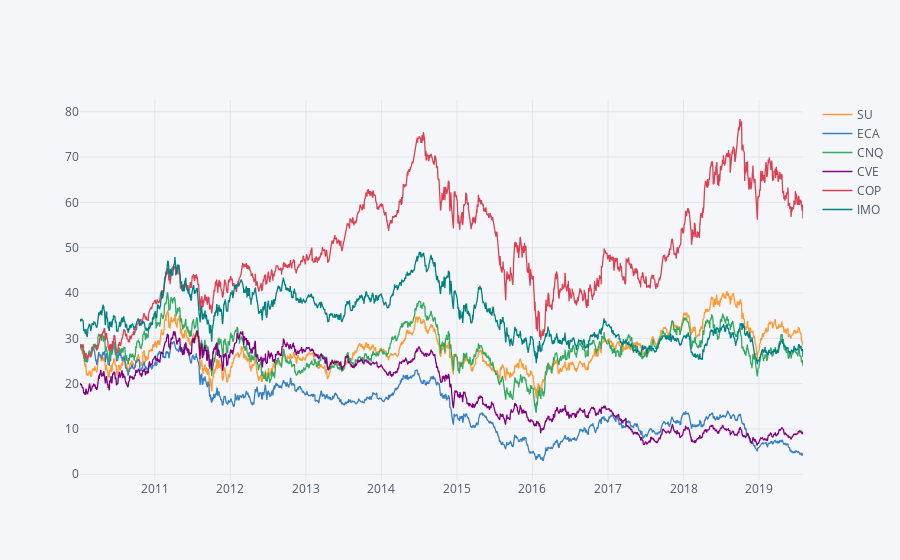

The notebook cell saved with this chart:
### Markdown cell above
## Visualizing stock prices vs. time using interactive data plotting(iplot). For all of the companies the price drop occured between mid 2014 and end of 2016.

### Code cell
cop.xs(key='Adj Close',axis=1,level='Stock').iplot()

### Figure 1 — Plotly figure (JSON) as saved in the notebook; plotly's stock layout.template omitted (floating-point values rounded to 4 significant figures; data arrays with more than 128 entries replaced by an {"elided": "..."} marker saying what was removed)
{"data": [{"line": {"color": "rgba(255, 153, 51, 1.0)", "dash": "solid", "shape": "linear", "width": 1.3}, "mode": "lines", "name": "SU", "text": "", "type": "scatter", "uid": "55b156e3-7796-46e5-b4b6-018b375df722", "x": {"elided": "2412 str values"}, "y": {"elided": "2412 float values"}}, {"line": {"color": "rgba(55, 128, 191, 1.0)", "dash": "solid", "shape": "linear", "width": 1.3}, "mode": "lines", "name": "ECA", "text": "", "type": "scatter", "uid": "d48d0fcd-0fc4-4872-b020-562ce389813a", "x": {"elided": "2412 str values"}, "y": {"elided": "2412 float values"}}, {"line": {"color": "rgba(50, 171, 96, 1.0)", "dash": "solid", "shape": "linear", "width": 1.3}, "mode": "lines", "name": "CNQ", "text": "", "type": "scatter", "uid": "ea5241ac-120c-49d6-9621-b1bf40704a2d", "x": {"elided": "2412 str values"}, "y": {"elided": "2412 float values"}}, {"line": {"color": "rgba(128, 0, 128, 1.0)", "dash": "solid", "shape": "linear", "width": 1.3}, "mode": "lines", "name": "CVE", "text": "", "type": "scatter", "uid": "2198128d-39e2-410c-b38c-22c829b0a0b0", "x": {"elided": "2412 str values"}, "y": {"elided": "2412 float values"}}, {"line": {"color": "rgba(219, 64, 82, 1.0)", "dash": "solid", "shape": "linear", "width": 1.3}, "mode": "lines", "name": "COP", "text": "", "type": "scatter", "uid": "a8c5ff1e-08a1-42cc-9413-995c59bc1d8a", "x": {"elided": "2412 str values"}, "y": {"elided": "2412 float values"}}, {"line": {"color": "rgba(0, 128, 128, 1.0)", "dash": "solid", "shape": "linear", "width": 1.3}, "mode": "lines", "name": "IMO", "text": "", "type": "scatter", "uid": "f8ded6e3-9a29-42d4-9b87-fb9cd34437b7", "x": {"elided": "2412 str values"}, "y": {"elided": "2412 float values"}}], "layout": {"legend": {"bgcolor": "#F5F6F9", "font": {"color": "#4D5663"}}, "paper_bgcolor": "#F5F6F9", "plot_bgcolor": "#F5F6F9", "title": {"font": {"color": "#4D5663"}}, "xaxis": {"gridcolor": "#E1E5ED", "showgrid": true, "tickfont": {"color": "#4D5663"}, "title": {"font": {"color": "#4D5663"}, "text": ""}, "zerolinecolor": "#E1E5ED"}, "yaxis": {"gridcolor": "#E1E5ED", "showgrid": true, "tickfont": {"color": "#4D5663"}, "title": {"font": {"color": "#4D5663"}, "text": ""}, "zerolinecolor": "#E1E5ED"}}}
